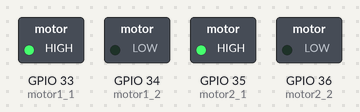
Recording of a sketch running on a simulated ESP32. On the bench: switched loads named in the sketch (green lamp = pin HIGH).

Above: at 0.1 s.
Timing chart, 0 to 1.6 s (numbered marks = the images above):
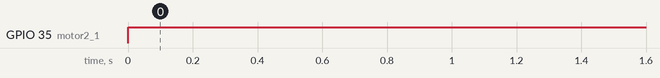

Measured:
- by itself, GPIO 35 (motor2_1): LOW → HIGH at 0.00 s

The sketch:

DCMotor_sesh1.ino
```cpp
int motor1_1 = 33, motor1_2 = 34, motor2_1 = 35, motor2_2 = 36;

void setup(){
  pinMode(motor1_1,OUTPUT);
  pinMode(motor1_2,OUTPUT);
  pinMode(motor2_1,OUTPUT);
  pinMode(motor2_2,OUTPUT);
}

void loop(){
  digitalWrite(motor1_1,HIGH);
  digitalWrite(motor1_2,LOW);
  digitalWrite(motor2_1,HIGH);
  digitalWrite(motor2_2,LOW);
}
```
